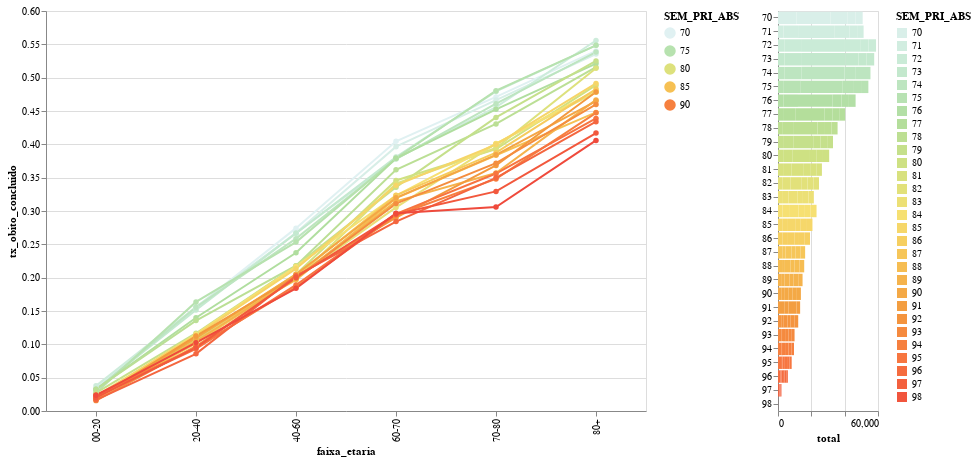

Notebook cell for this chart:
### Markdown cell above
### Semana Primeiros Sintomas por Faixa Etária

### Code cell
#hide_input

x_col = 'faixa_etaria'
cat_col = 'SEM_PRI_ABS'
sel_cols = ['UF_RES']
# sel_cols = []
# index_cols = [cat2,cat3]
selection_dict = {}
# selection_dict['UF_RES'] = ' != "nd"'
selection_dict['SEM_PRI_ABS'] = ' >= 70'  
# selection_dict['SEM_PRI_ABS '] = '< 61' 

sliders = {'min':['SEM_PRI_ABS'],
           'max':['SEM_PRI_ABS',max_semana_visualizacao]}

# selection_dict['UTI'] = ' == "sim"'
dataFrame2Chart(df_srag,x_col,cat_col,sel_cols,selection_dict,sliders=sliders,total=[False,True])

### Figure 1 — Vega-Lite specification as saved in the notebook (floating-point values rounded to 4 significant figures; data arrays with more than 128 entries replaced by an {"elided": "..."} marker saying what was removed)
{"config": {"view": {"continuousWidth": 400, "continuousHeight": 300}}, "concat": [{"mark": {"type": "line", "point": true, "strokeWidth": 2}, "encoding": {"color": {"type": "quantitative", "field": "SEM_PRI_ABS", "scale": {"scheme": "lightmulti"}}, "opacity": {"condition": {"value": 1.0, "selection": "selector004"}, "value": 0.1}, "tooltip": [{"type": "nominal", "field": "faixa_etaria"}, {"type": "quantitative", "field": "SEM_PRI_ABS"}, {"type": "nominal", "field": "UF_RES"}, {"type": "quantitative", "field": "cura"}, {"type": "quantitative", "field": "ignorado"}, {"type": "quantitative", "field": "nd"}, {"type": "quantitative", "field": "obito"}, {"type": "quantitative", "field": "obito_outras_causas"}, {"type": "quantitative", "field": "total"}, {"type": "quantitative", "field": "tx_obito_andamento"}, {"type": "quantitative", "field": "tx_obito_concluido"}], "x": {"type": "nominal", "field": "faixa_etaria"}, "y": {"type": "quantitative", "field": "tx_obito_concluido"}}, "height": 400, "selection": {"min": {"type": "single", "bind": {"input": "range", "max": 98, "min": 70, "step": 1}, "fields": ["SEM_PRI_ABS"], "init": {"SEM_PRI_ABS": 70}}, "max": {"type": "single", "bind": {"input": "range", "max": 98, "min": 70, "step": 1}, "fields": ["SEM_PRI_ABS"], "init": {"SEM_PRI_ABS": 94.0}}, "selector004": {"type": "multi", "empty": "all", "fields": ["SEM_PRI_ABS"], "bind": "legend"}, "Selecione": {"type": "single", "fields": ["UF_RES"], "init": {"UF_RES": "--TODOS--"}, "bind": {"UF_RES": {"input": "select", "options": ["--TODOS--", "11_Rondônia", "12_Acre", "13_Amazonas", "14_Roraima", "15_Pará", "16_Amapá", "17_Tocantins", "21_Maranhão", "22_Piauí", "23_Ceará", "24_Rio Grande do Norte", "25_Paraíba", "26_Pernambuco", "27_Alagoas", "28_Sergipe", "29_Bahia", "31_Minas Gerais", "32_Espírito Santo", "33_Rio de Janeiro", "35_São Paulo", "41_Paraná", "42_Santa Catarina", "43_Rio Grande do Sul", "50_Mato Grosso do Sul", "51_Mato Grosso", "52_Goiás", "53_Distrito Federal", "99_nd", "nan_nd"]}}}}, "transform": [{"filter": "datum.SEM_PRI_ABS >= min.SEM_PRI_ABS[0]"}, {"filter": "datum.SEM_PRI_ABS <= max.SEM_PRI_ABS[0]"}], "width": 600}, {"mark": "bar", "encoding": {"color": {"condition": {"type": "nominal", "field": "SEM_PRI_ABS", "scale": {"scheme": "lightmulti"}, "selection": "selector004"}, "value": "lightgrey"}, "x": {"type": "quantitative", "field": "total"}, "y": {"type": "ordinal", "field": "SEM_PRI_ABS", "title": null}}, "height": 400, "selection": {"selector004": {"type": "multi", "empty": "all", "fields": ["SEM_PRI_ABS"], "bind": "legend"}, "Selecione": {"type": "single", "fields": ["UF_RES"], "init": {"UF_RES": "--TODOS--"}, "bind": {"UF_RES": {"input": "select", "options": ["--TODOS--", "11_Rondônia", "12_Acre", "13_Amazonas", "14_Roraima", "15_Pará", "16_Amapá", "17_Tocantins", "21_Maranhão", "22_Piauí", "23_Ceará", "24_Rio Grande do Norte", "25_Paraíba", "26_Pernambuco", "27_Alagoas", "28_Sergipe", "29_Bahia", "31_Minas Gerais", "32_Espírito Santo", "33_Rio de Janeiro", "35_São Paulo", "41_Paraná", "42_Santa Catarina", "43_Rio Grande do Sul", "50_Mato Grosso do Sul", "51_Mato Grosso", "52_Goiás", "53_Distrito Federal", "99_nd", "nan_nd"]}}}}, "width": 100}], "data": {"name": "data-24f9873d93fa123dc2caaf66a329db40"}, "transform": [{"filter": {"selection": "Selecione"}}], "$schema": "https://vega.github.io/schema/vega-lite/v4.8.1.json", "datasets": {"data-24f9873d93fa123dc2caaf66a329db40": {"elided": "4712 records"}}}
